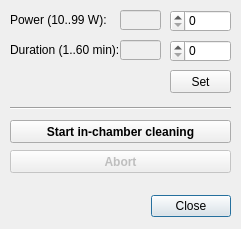
<?xml version="1.0" encoding="UTF-8"?>
<ui version="4.0">
 <class>plasmaCleaner</class>
 <widget class="QDialog" name="plasmaCleaner">
  <property name="windowModality">
   <enum>Qt::ApplicationModal</enum>
  </property>
  <property name="geometry">
   <rect>
    <x>0</x>
    <y>0</y>
    <width>241</width>
    <height>229</height>
   </rect>
  </property>
  <property name="sizePolicy">
   <sizepolicy hsizetype="Preferred" vsizetype="Preferred">
    <horstretch>0</horstretch>
    <verstretch>0</verstretch>
   </sizepolicy>
  </property>
  <property name="windowTitle">
   <string>Plasma Cleaner</string>
  </property>
  <property name="layoutDirection">
   <enum>Qt::RightToLeft</enum>
  </property>
  <widget class="QDialogButtonBox" name="buttonBox">
   <property name="geometry">
    <rect>
     <x>40</x>
     <y>190</y>
     <width>191</width>
     <height>32</height>
    </rect>
   </property>
   <property name="layoutDirection">
    <enum>Qt::LeftToRight</enum>
   </property>
   <property name="locale">
    <locale language="English" country="UnitedKingdom"/>
   </property>
   <property name="orientation">
    <enum>Qt::Horizontal</enum>
   </property>
   <property name="standardButtons">
    <set>QDialogButtonBox::Close</set>
   </property>
  </widget>
  <widget class="QLabel" name="label">
   <property name="geometry">
    <rect>
     <x>10</x>
     <y>10</y>
     <width>101</width>
     <height>20</height>
    </rect>
   </property>
   <property name="text">
    <string>Power (10..99 W):</string>
   </property>
  </widget>
  <widget class="QLabel" name="label_2">
   <property name="geometry">
    <rect>
     <x>10</x>
     <y>40</y>
     <width>111</width>
     <height>20</height>
    </rect>
   </property>
   <property name="text">
    <string>Duration (1..60 min):</string>
   </property>
  </widget>
  <widget class="Line" name="line_2">
   <property name="geometry">
    <rect>
     <x>10</x>
     <y>100</y>
     <width>221</width>
     <height>16</height>
    </rect>
   </property>
   <property name="orientation">
    <enum>Qt::Horizontal</enum>
   </property>
  </widget>
  <widget class="QLineEdit" name="lineEdit_currentPower">
   <property name="enabled">
    <bool>false</bool>
   </property>
   <property name="geometry">
    <rect>
     <x>120</x>
     <y>10</y>
     <width>41</width>
     <height>20</height>
    </rect>
   </property>
  </widget>
  <widget class="QLineEdit" name="lineEdit_currentDuration">
   <property name="enabled">
    <bool>false</bool>
   </property>
   <property name="geometry">
    <rect>
     <x>120</x>
     <y>40</y>
     <width>41</width>
     <height>20</height>
    </rect>
   </property>
  </widget>
  <widget class="QPushButton" name="pushButton_setTargets">
   <property name="geometry">
    <rect>
     <x>170</x>
     <y>70</y>
     <width>61</width>
     <height>23</height>
    </rect>
   </property>
   <property name="text">
    <string>Set</string>
   </property>
  </widget>
  <widget class="QPushButton" name="pushButton_startCleaning">
   <property name="geometry">
    <rect>
     <x>10</x>
     <y>120</y>
     <width>221</width>
     <height>23</height>
    </rect>
   </property>
   <property name="font">
    <font>
     <weight>75</weight>
     <bold>true</bold>
    </font>
   </property>
   <property name="text">
    <string>Start in-chamber cleaning</string>
   </property>
  </widget>
  <widget class="QPushButton" name="pushButton_abortCleaning">
   <property name="enabled">
    <bool>false</bool>
   </property>
   <property name="geometry">
    <rect>
     <x>10</x>
     <y>150</y>
     <width>221</width>
     <height>23</height>
    </rect>
   </property>
   <property name="font">
    <font>
     <weight>75</weight>
     <bold>true</bold>
    </font>
   </property>
   <property name="text">
    <string>Abort</string>
   </property>
  </widget>
  <widget class="QSpinBox" name="spinBox_targetPower">
   <property name="geometry">
    <rect>
     <x>170</x>
     <y>10</y>
     <width>61</width>
     <height>22</height>
    </rect>
   </property>
  </widget>
  <widget class="QSpinBox" name="spinBox_targetDuration">
   <property name="geometry">
    <rect>
     <x>170</x>
     <y>40</y>
     <width>61</width>
     <height>22</height>
    </rect>
   </property>
   <property name="maximum">
    <number>60</number>
   </property>
  </widget>
 </widget>
 <resources/>
 <connections>
  <connection>
   <sender>buttonBox</sender>
   <signal>accepted()</signal>
   <receiver>plasmaCleaner</receiver>
   <slot>accept()</slot>
   <hints>
    <hint type="sourcelabel">
     <x>248</x>
     <y>254</y>
    </hint>
    <hint type="destinationlabel">
     <x>157</x>
     <y>274</y>
    </hint>
   </hints>
  </connection>
  <connection>
   <sender>buttonBox</sender>
   <signal>rejected()</signal>
   <receiver>plasmaCleaner</receiver>
   <slot>reject()</slot>
   <hints>
    <hint type="sourcelabel">
     <x>316</x>
     <y>260</y>
    </hint>
    <hint type="destinationlabel">
     <x>286</x>
     <y>274</y>
    </hint>
   </hints>
  </connection>
 </connections>
</ui>
